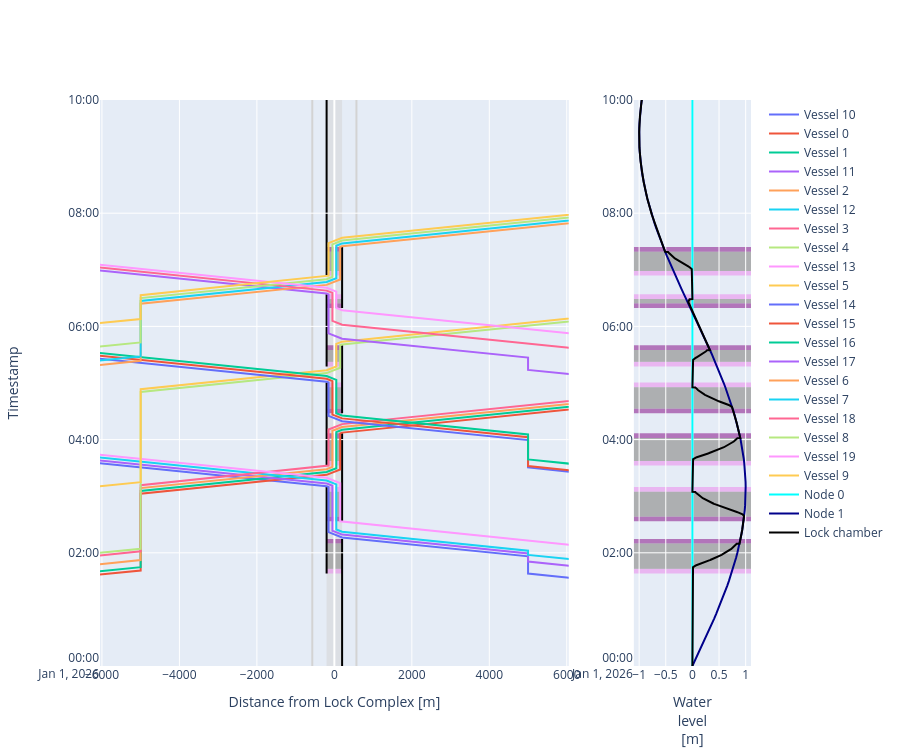

Notebook cell for this chart:
### Markdown cell above
##### Time-distance diagram of vessels passing the lock and planning info
We can get a time-distance diagram, including the water levels. We see that a different lock operation planning arises compared with Notebook 204.

### Code cell
def cm_to_pixels(cm):
    return cm * 37.8 # Set figure height to 10 cmfig.update_layout(height=cm_to_pixels(10))

# We can plot the time-distance diagram
fig = lock_chamber.plot(xlimmin = -6050, 
                        xlimmax = 6050,
                        ylimmin = pd.Timestamp('2026-01-01 00:00:00'),
                        ylimmax = pd.Timestamp('2026-01-01 10:00:00'),
                        method='Plotly',
                        boundary_nodes = ['-1','+1'])

fig.update_layout(height=cm_to_pixels(20))
